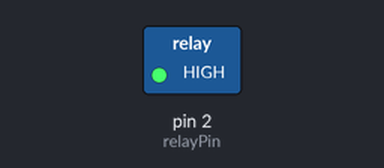
Recording of a sketch running on a simulated Arduino Uno, built with avr-gcc and run on an emulated ATmega328P. Shown: switched loads named in the sketch (green lamp = pin HIGH).

Above: at 2.5 s.
At 6.5 s:
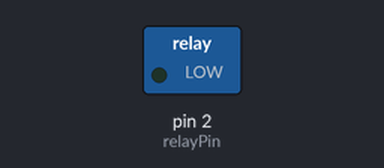
Timing chart, 0 to 10.4 s (numbered marks = the images above):
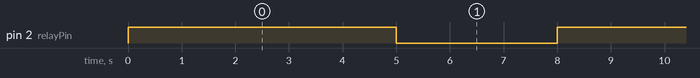

The sketch:

SSR-relay.ino
```cpp
/********************************************************
 * Componente: Relay SSR
 * Autora: Giulianna Torres Campodónico
 ********************************************************/

int relayPin= 2;

void setup() {
  pinMode(relayPin, OUTPUT); // configures an specific pin

  /* use if the SSR is required to be activated only once (temporized relay):
  digitalWrite(relayPin, HIGH);
  delay(5000);
  digitalWrite(relayPin, LOW); */

}

void loop() {
  digitalWrite(relayPin, HIGH); // turn on SSR
  delay(5000);
  digitalWrite(relayPin, LOW); // turn off SSR
  delay(3000);

}
```

Measured:
- by itself, pin 2 (relayPin): alternates HIGH for 5.0 s and LOW for 3.0 s
